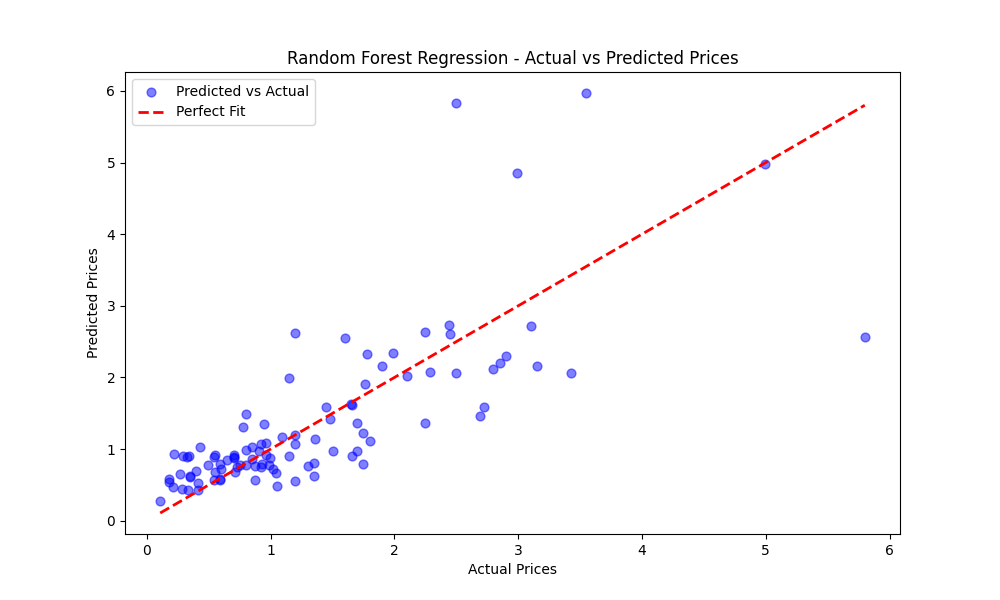

The script that drew this image:
import pandas as pd
import matplotlib.pyplot as plt
from sklearn.ensemble import RandomForestRegressor
from sklearn.model_selection import train_test_split
from sklearn.preprocessing import OneHotEncoder
from sklearn.compose import ColumnTransformer
from sklearn.pipeline import Pipeline

# Function to load dataset (replace with your actual file)
def load_data():
    data = pd.read_csv('cleaned_mumbai_dataset_new.csv').sample(500, random_state=42)
    return data

# Random Forest Regression and plot with cleaner graph
def simple_random_forest_plot():
    data = load_data()

    # Features and target
    X = data[['bhk', 'type', 'locality', 'area', 'region', 'status', 'age']]  # Categorical and numerical
    y = data['price']

    # Splitting the data
    X_train, X_test, y_train, y_test = train_test_split(X, y, test_size=0.2, random_state=42)

    # Preprocessing: OneHotEncode the categorical features ('type', 'locality', 'region', 'status')
    categorical_features = ['type', 'locality', 'region', 'status','age']
    numerical_features = ['bhk', 'area']

    # Define the ColumnTransformer with handle_unknown='ignore'
    preprocessor = ColumnTransformer(
        transformers=[
            ('num', 'passthrough', numerical_features),
            ('cat', OneHotEncoder(handle_unknown='ignore', drop='first'), categorical_features)
        ]
    )

    # Create pipeline with preprocessing and random forest regressor
    pipeline = Pipeline(steps=[
        ('preprocessor', preprocessor),
        ('regressor', RandomForestRegressor(n_estimators=100, random_state=42))
    ])

    # Train the model
    pipeline.fit(X_train, y_train)

    # Predict on test set
    y_pred = pipeline.predict(X_test)

    # Plotting actual vs predicted prices with cleaner visualization
    plt.figure(figsize=(10, 6))

    # Plot points with transparency to avoid clutter
    plt.scatter(y_test, y_pred, color='blue', alpha=0.5, s=40, label='Predicted vs Actual')

    # Plot a perfect-fit line (diagonal line) for reference
    plt.plot([min(y_test), max(y_test)], [min(y_test), max(y_test)], color='red', linestyle='--', linewidth=2, label='Perfect Fit')

    # Labeling axes and title
    plt.xlabel('Actual Prices')
    plt.ylabel('Predicted Prices')
    plt.title('Random Forest Regression - Actual vs Predicted Prices')

    # Display legend
    plt.legend()

    # Show the plot
    plt.show()

if __name__ == '__main__':
    simple_random_forest_plot()
